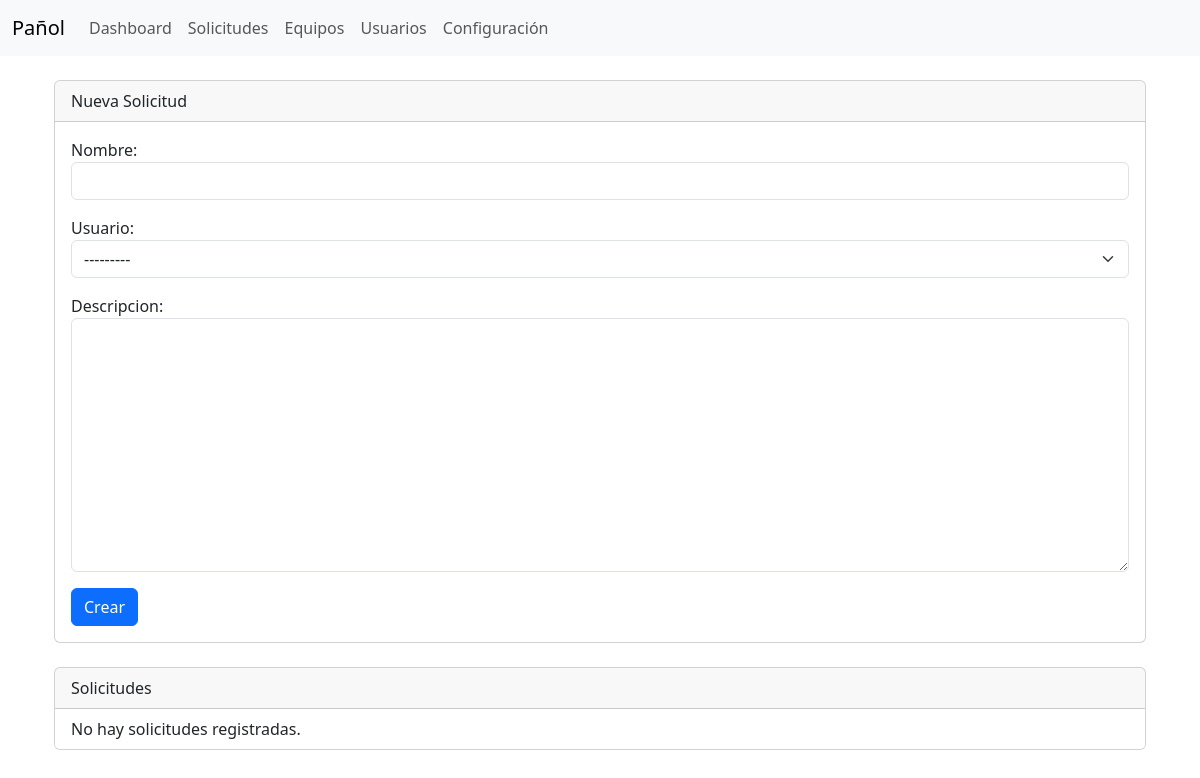
Page /solicitudes on the earlier database version.
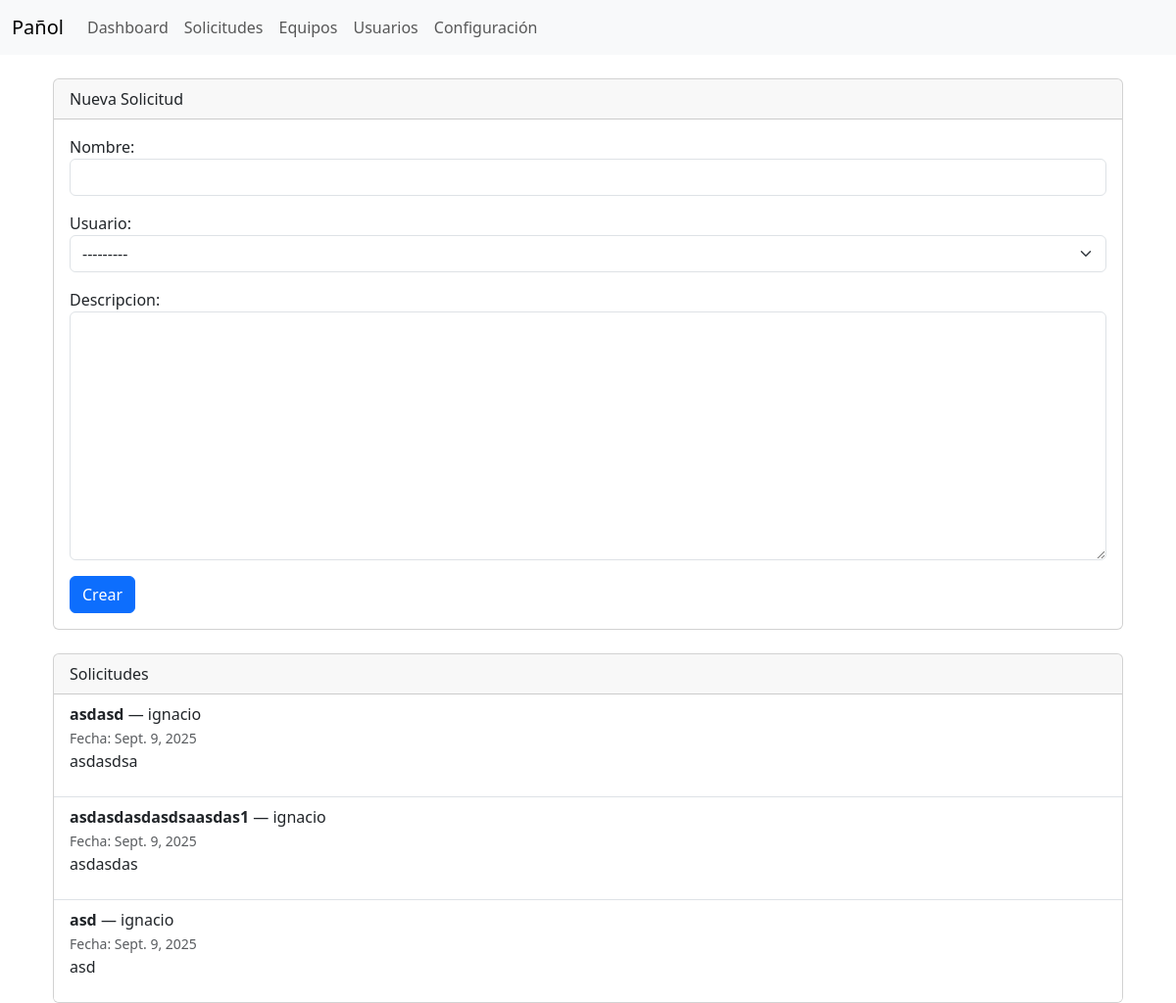
Same page on the later database version.
### app/models.py (models this page shows, shortened)
class Solicitud(models.Model):
    nombre = models.CharField(max_length=100)
    usuario = models.ForeignKey(User, on_delete=models.CASCADE)
    fecha = models.DateField(auto_now_add=True)
    descripcion = models.TextField()

### app/views.py (the view)
# urls.py: path('solicitudes', views.solicitudes, name="solicitudes"),
def solicitudes(request):
    solicitudes = Solicitud.objects.all()
    usuarios = User.objects.all()
    if request.method == "POST":
        form = SolicitudForm(request.POST)
        if form.is_valid():
            form.save()
            return redirect('solicitudes')
    else:
        form = SolicitudForm()
        data = {
        "solicitudes": solicitudes,
        "usuarios": usuarios,
        "form": form
    }
    return render(request, tSolicitudes, data)

### app/forms.py
class SolicitudForm(forms.ModelForm):
    class Meta:
        model = Solicitud
        fields = ['nombre', 'usuario', 'descripcion']
        widgets = {
            'nombre': forms.TextInput(attrs={'class': 'form-control'}),
            'usuario': forms.Select(attrs={'class': 'form-select'}),
            'descripcion': forms.Textarea(attrs={'class': 'form-control'}),
        }

### templates/app/solicitudes.html (shortened to what this page needs)
{% extends "app/base.html" %}
{% block contenido %}
<div class="container mt-4">
  <div class="card mb-4">
    <div class="card-header">Nueva Solicitud</div>
    <div class="card-body">
      <form method="post">
        {{ form.as_p }}
        <button type="submit" class="btn btn-primary">Crear</button>
      </form>
    </div>
  </div>
  <div class="card">
    <div class="card-header">Solicitudes</div>
    <ul class="list-group list-group-flush">
      {% for s in solicitudes %}
        <li class="list-group-item">
          <strong>{{ s.nombre }}</strong> — {{ s.usuario.username }}
          <br>
          <small class="text-muted">Fecha: {{ s.fecha }}</small>
          <p>{{ s.descripcion }}</p>
        </li>
      {% empty %}
        <li class="list-group-item">No hay solicitudes registradas.</li>
      {% endfor %}
    </ul>
  </div>
</div>
{% endblock %}

Differences in the rows shown:
added Solicitud: nombre "asdasd", usuario.username "ignacio", fecha "Sept. 9, 2025", descripcion "asdasdsa"
added Solicitud: nombre "asdasdasdasdsaasdas1", usuario.username "ignacio", fecha "Sept. 9, 2025", descripcion "asdasdas"
added Solicitud: nombre "asd", usuario.username "ignacio", fecha "Sept. 9, 2025", descripcion "asd"
Other differences:
text no longer shown: "No hay solicitudes registradas."
